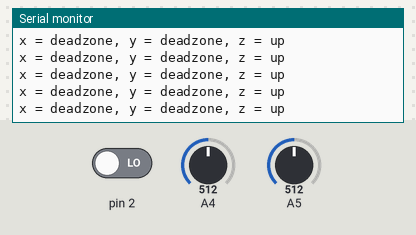
Simulated run of this sketch. Board: Arduino Uno, built with avr-gcc and run on an emulated ATmega328P. Parts: the last lines printed to the serial monitor. The inputs (shaded band) are chosen by the test bench; at power-on: A4 = 512, A5 = 512, pin 2 LOW.

Above: at 1.2 s.
1.3 s: A4 set to 267
4.3 s: A4 set to 242
At 4.8 s:
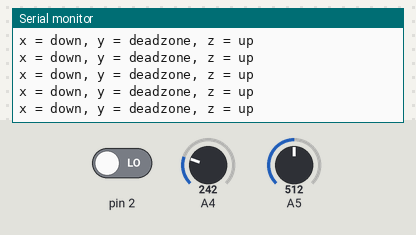
6.3 s: A5 set to 271
9.3 s: A5 set to 240
At 10.0 s:
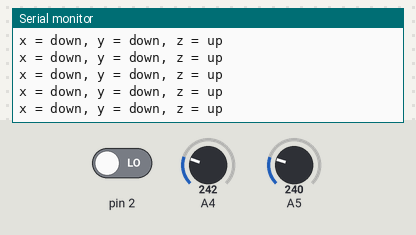

Measured:
- the behaviour switches between 256 and 255 on A4 (found by bisection; images 0 and 1)
- the behaviour switches between 256 and 255 on A5 (found by bisection; images 1 and 2)
- after the input at 4.3 s, the serial monitor: prints a new line after 0.08 s (image 1)
- after the input at 9.3 s, the serial monitor: prints a new line after 0.07 s (image 2)

The sketch:

joystick.ino
```cpp
#include "joystick.hpp"

void setup() {
    Serial.begin(9600);
}

using axis_t = typename joystick::axis;
using dir_t = typename axis_t::dir;
using pos_t = typename axis_t::pos;

joystick js{A4, A5, 2};

auto to_str(pos_t p) noexcept {
    if (p == pos_t::deadzone)
        return "deadzone";
    else if (p == pos_t::up)
        return "up";
    else if (p == pos_t::down)
        return "down";
    else
        return "unrecogonized direction";
}

void loop() {

    auto axis = js.read();

    Serial.print("x = ");
    Serial.print(to_str(axis.get(dir_t::x)));
    Serial.print(", y = ");
    Serial.print(to_str(axis.get(dir_t::y)));
    Serial.print(", z = ");
    Serial.println(to_str(axis.get(dir_t::z)));
}
```

bitfield.hpp
```cpp
#ifndef  __Wonderfull_week10_joystick_bitfield_HPP__
# define __Wonderfull_week10_joystick_bitfield_HPP__

# include <Arduino.h>

template <class T, size_t N>
struct bitfield {
    T value: N;

# define DEF_CMP_OP(OP)                                            \
    constexpr bool operator OP (const bitfield &other) const noexcept {\
        return value OP other.value;                                     \
    }

    DEF_CMP_OP(==)
    DEF_CMP_OP(!=)
    DEF_CMP_OP(<)
    DEF_CMP_OP(<=)
    DEF_CMP_OP(>)
    DEF_CMP_OP(>=)

# undef  DEF_CMP_OP

    explicit constexpr operator T () const noexcept {
        return value;
    }

    constexpr auto to_underlying_type() const noexcept {
        return value;
    }
};

#endif
```

joystick.cpp
```cpp
// C++17
#include "joystick.hpp"
#include <Arduino.h>

using type = unsigned char;

// Impl of joystick::axis
void joystick::axis::set(dir d, pos p) noexcept {
    value |= static_cast<type>(p) << static_cast<type>(d);
}

// Calculate the mask for getting 2 bits out of 8 bits.
//
// It will return 11B.
constexpr auto get_mask() noexcept -> unsigned char {
    return (type{1} << type{2}) - 1;
}

auto joystick::axis::get(dir d) const noexcept -> pos {
    return pos{static_cast<type>(value >> static_cast<type>(d)) & get_mask()};
}

// Impl of joystick
joystick::joystick(int x_pin_arg, int y_pin_arg, int z_pin_arg) noexcept:
    x_pin{x_pin_arg}, y_pin{y_pin_arg}, z_pin{z_pin_arg}
{
    pinMode(x_pin, INPUT);
    pinMode(y_pin, INPUT);
    pinMode(z_pin, INPUT);
}

auto to_pos(int read) {
    if (read > 768)
        return joystick::axis::pos::up;
    else if (read < 256)
        return joystick::axis::pos::down;
    else
        return joystick::axis::pos::deadzone;
}

auto joystick::read() noexcept -> axis {
    axis ret;

    auto x_read = analogRead(x_pin);
    auto y_read = analogRead(y_pin);
    auto z_read = digitalRead(z_pin);

    ret.set(axis::dir::x, to_pos(x_read));
    ret.set(axis::dir::y, to_pos(y_read));

    // Since z returns 0 on triggered, 1 on not.
    ret.set(axis::dir::z, axis::pos{!z_read});

    return ret;
}
```

joystick.hpp
```cpp
#ifndef  __Wonderfull_week9_joystick_joystick_HPP__
# define __Wonderfull_week9_joystick_joystick_HPP__

# include "bitfield.hpp"

class joystick {
    int x_pin, y_pin, z_pin;

public:
    joystick(int x_pin_arg, int y_pin_arg, int z_pin_arg) noexcept;

    class axis {
        unsigned char value = 0;

    public:
        enum class pos: unsigned char {
            deadzone = 0,
            up       = 1,
            down     = 2
        };
        enum class dir: unsigned char {
            x = 0,
            y = 2,
            z = 4
        };

        axis() = default;

        axis(const axis&) = default;
        axis& operator = (const axis&) = default;

        void set(dir, pos) noexcept;
        auto get(dir) const noexcept -> pos;
    };

    auto read() noexcept -> axis;
};

#endif
```
